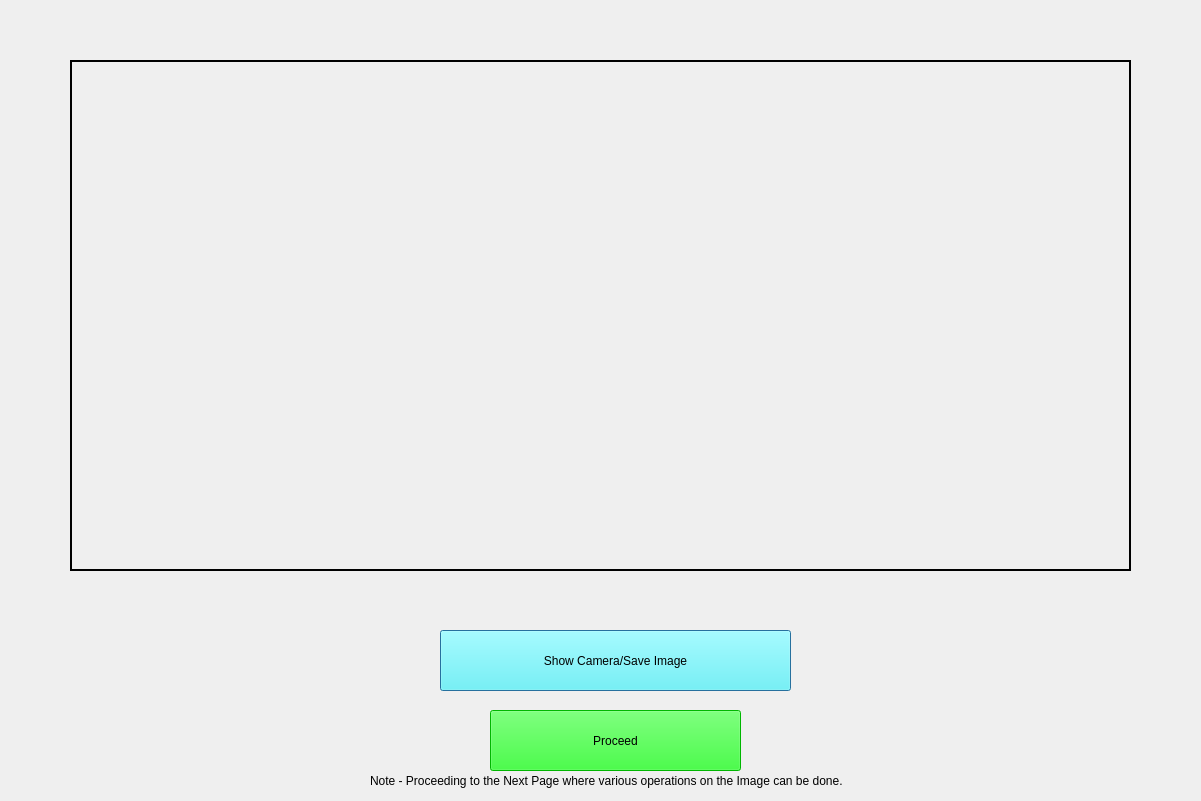
<?xml version="1.0" encoding="UTF-8"?>
<ui version="4.0">
 <class>Background</class>
 <widget class="QDialog" name="Background">
  <property name="geometry">
   <rect>
    <x>0</x>
    <y>0</y>
    <width>1201</width>
    <height>801</height>
   </rect>
  </property>
  <property name="windowTitle">
   <string>Dialog</string>
  </property>
  <widget class="QLabel" name="Camera_Label">
   <property name="geometry">
    <rect>
     <x>70</x>
     <y>60</y>
     <width>1061</width>
     <height>511</height>
    </rect>
   </property>
   <property name="frameShape">
    <enum>QFrame::WinPanel</enum>
   </property>
   <property name="frameShadow">
    <enum>QFrame::Plain</enum>
   </property>
   <property name="lineWidth">
    <number>7</number>
   </property>
   <property name="text">
    <string/>
   </property>
  </widget>
  <widget class="QPushButton" name="Show_Cam_Save_Image_Button">
   <property name="geometry">
    <rect>
     <x>440</x>
     <y>630</y>
     <width>351</width>
     <height>61</height>
    </rect>
   </property>
   <property name="styleSheet">
    <string notr="true">font: 16pt &quot;MS Shell Dlg 2&quot;;
background-color: rgb(85, 255, 255);
</string>
   </property>
   <property name="text">
    <string>Show Camera/Save Image</string>
   </property>
  </widget>
  <widget class="QPushButton" name="Proceed_Button">
   <property name="geometry">
    <rect>
     <x>490</x>
     <y>710</y>
     <width>251</width>
     <height>61</height>
    </rect>
   </property>
   <property name="styleSheet">
    <string notr="true">font: 16pt &quot;MS Shell Dlg 2&quot;;
background-color: rgb(0, 255, 0);
</string>
   </property>
   <property name="text">
    <string>Proceed</string>
   </property>
  </widget>
  <widget class="QLabel" name="Note_Label">
   <property name="geometry">
    <rect>
     <x>370</x>
     <y>770</y>
     <width>511</width>
     <height>21</height>
    </rect>
   </property>
   <property name="text">
    <string>Note - Proceeding to the Next Page where various operations on the Image can be done.</string>
   </property>
  </widget>
 </widget>
 <resources/>
 <connections/>
</ui>
